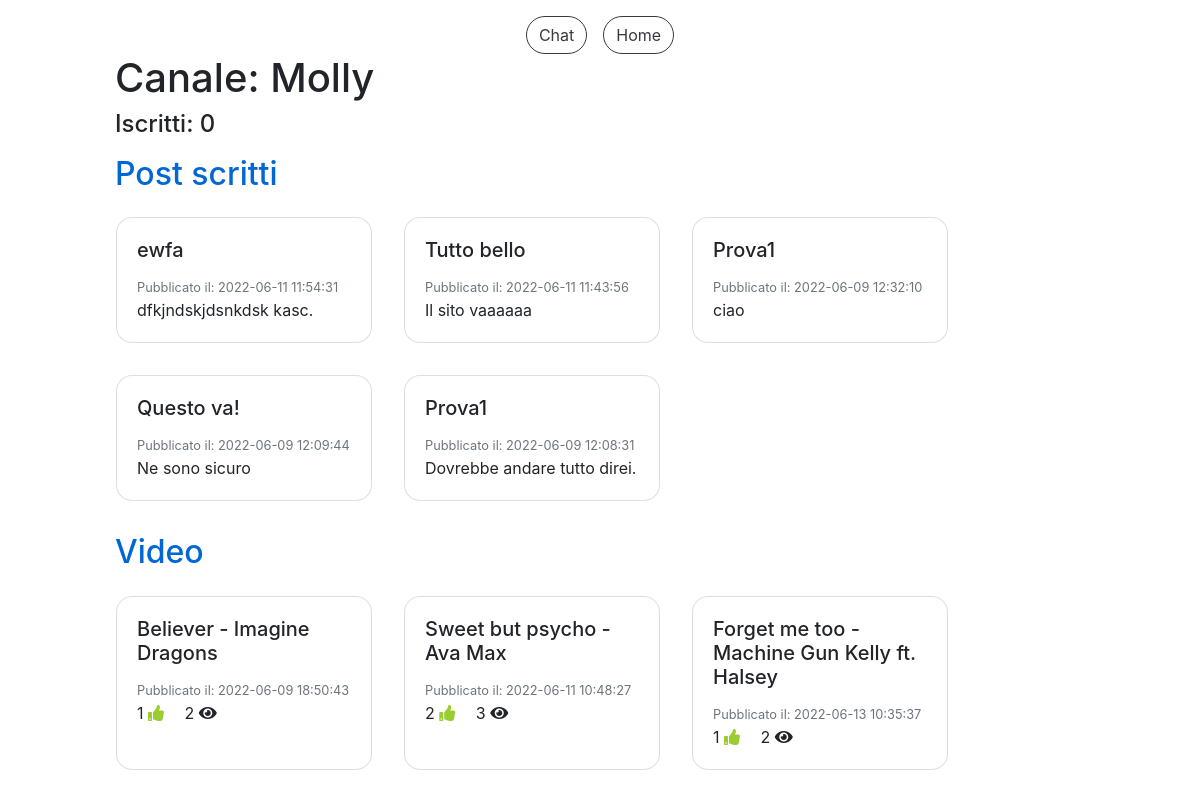
Page /canale.php?canale=Molly (signed in) on the earlier database version.
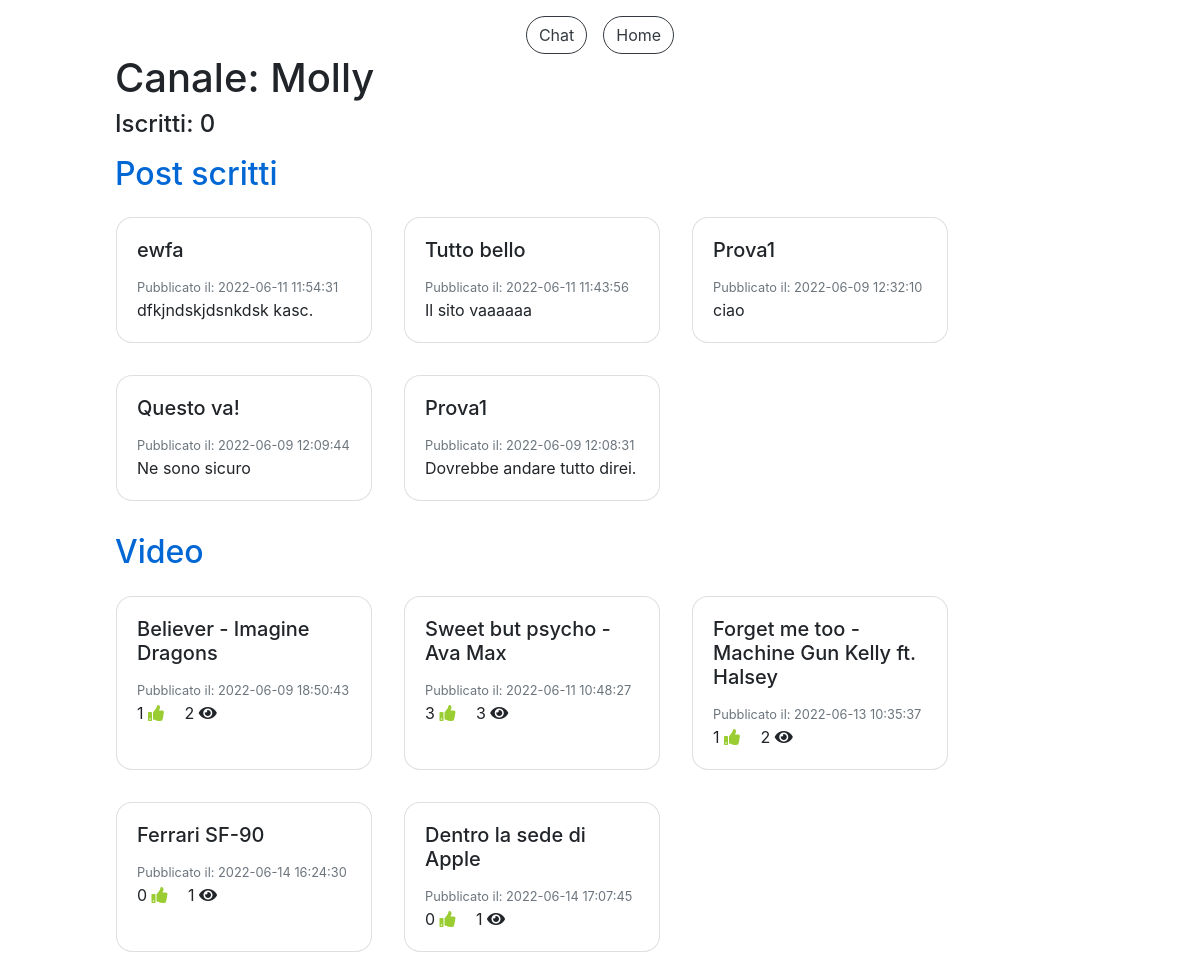
Same page on the later database version.
### tables this page shows
CREATE TABLE `accounts` (
  `IdAccount` int(11) NOT NULL,
  `Username` varchar(40) NOT NULL,
  `Mail` varchar(40) NOT NULL,
  `Password` varchar(100) NOT NULL,
  `Canale` tinyint(1) NOT NULL,
  `NumeroIscritti` int(11) DEFAULT NULL
);

CREATE TABLE `post_scritti` (
  `IdPost` int(11) NOT NULL,
  `Titolo` varchar(40) NOT NULL,
  `DataPubblicazione` datetime NOT NULL DEFAULT CURRENT_TIMESTAMP,
  `TestoPost` varchar(400) NOT NULL,
  `IdAccount` int(11) NOT NULL
);

CREATE TABLE `video` (
  `IdVideo` int(11) NOT NULL,
  `Titolo` varchar(100) NOT NULL,
  `SorgenteVideo` varchar(300) NOT NULL,
  `DataPubblicazione` datetime NOT NULL DEFAULT CURRENT_TIMESTAMP,
  `NumeroLike` int(11) NOT NULL DEFAULT '0',
  `NumeroVisualizzazioni` int(11) NOT NULL DEFAULT '0',
  `IdAccount` int(11) NOT NULL
);

### check_canale.php (called while the page is built, shortened)
<?php
  include("db.php");
  $sql="SELECT * FROM Accounts WHERE IdAccount=?";
  $query=$db->prepare($sql);
  $dati=array($_SESSION["loginID"]);
  $query->execute($dati);
  $ris=$query->fetchAll();
?>

### canale.php (the view, shortened to what this page needs)
<!DOCTYPE html>
<html>
<head>
  <link rel="stylesheet" href="css/style.css">
  <link rel="stylesheet" href="css/custom_style.css">
</head>
<body>
  <?php
    include("db.php");
    include("check_canale.php");
  ?>
  <div class="container-fluid pt-3">
    <div class="row justify-content-center">
      <?php
        echo '<button type="button" class="btn btn-outline-dark mr-3" onclick="location.href=\'chat.php?username='. $_GET["canale"] .'\'">Chat</button>';
      ?>
      <button type="button" class="btn btn-outline-dark" onclick="location.href='home.php'">Home</button>
    </div>
    <div class="row justify-content-center">
      <div class="col-10">
        <h1>Canale: <?php echo $_GET["canale"]; ?></h1>
        <h4>Iscritti:
        <?php
          $sql="SELECT * FROM Accounts WHERE Username=?";
          $query=$db->prepare($sql);
          $dati=array($_GET["canale"]);
          $query->execute($dati);
          $ris=$query->fetchAll();
          foreach($ris as $row) {
            echo $row["NumeroIscritti"];
          }
        ?>
        </h4>
        <h2 class="titleText mt-3">Post scritti</h2>
        <div class="row">
          <?php
          $sql="SELECT * FROM Post_Scritti s, Accounts a WHERE a.IdAccount=s.IdAccount AND a.Username=? ORDER BY DataPubblicazione DESC";
          $query=$db->prepare($sql);
          $dati=array($_GET["canale"]);
          $query->execute($dati);
          $ris=$query->fetchAll();
          foreach($ris as $row) {
            echo '<div class="card m-3" style="width: 16rem;">
                    <div class="card-body">
                      <h5 class="card-title">'. $row["Titolo"] .'</h5>
                      <p class="card-text">
                        <small class="text-muted">Pubblicato il: '. $row["DataPubblicazione"] .'</small><br>
                        '. $row["TestoPost"] .'<br>
                      </p>
                    </div>
                  </div>';
          }
          ?>
        </div>
        <h2 class="titleText mt-3">Video</h2>
        <div id="postVideo" class="row">
          <?php
          $sql="SELECT * FROM Video v JOIN Accounts a ON v.IdAccount=a.IdAccount WHERE a.Username=?";
          $query=$db->prepare($sql);
          $dati=array($_GET["canale"]);
          $query->execute($dati);
          $ris=$query->fetchAll();
          foreach($ris as $row) {
            $sql="SELECT * FROM Video v, Visualizzazioni vis, Accounts a WHERE v.IdVideo=vis.IdVideo AND a.IdAccount=vis.IdAccount AND vis.IdAccount=? AND vis.IdVideo=?";
            $query=$db->prepare($sql);
            $dati=array($_SESSION["loginID"], $row["IdVideo"]);
            $query->execute($dati);
            $risVis=$query->fetchAll();
            $tempoVis=-1;
            foreach($risVis as $vis) {
              $tempoVis=$vis["TempoVisualizzazione"];
            }
            echo '<div class="card card-video m-3" style="width: 16rem;">
                    <div class="card-body card-video" onclick="location.href=\'video.php?id='. $row["IdVideo"] .'&titolo='. $row["Titolo"] .'&video='. $row["SorgenteVideo"] .'&time='. $tempoVis .'\'">
                      <h5 class="card-title card-video">'. $row["Titolo"] .'</h5>
                      <p class="card-text card-video">
                        <small class="text-muted">Pubblicato il: '. $row["DataPubblicazione"] .'</small><br>
                        '. $row["NumeroLike"] .' <i class="fa fa-thumbs-up mr-3"></i>
                        '. $row["NumeroVisualizzazioni"] .' <i class="fa fa-eye"></i>
                      </p>
                    </div>
                  </div>';
          }
          ?>
        </div>
      </div>
    </div>
  </div>
</body>
</html>

Differences in the rows shown:
changed video "Sweet but psycho - Ava Max": NumeroLike "2" → "3"
added video: Titolo "Ferrari SF-90", DataPubblicazione "2022-06-14 16:24:30", NumeroLike "0", NumeroVisualizzazioni "1"
added video: Titolo "Dentro la sede di Apple", DataPubblicazione "2022-06-14 17:07:45", NumeroLike "0", NumeroVisualizzazioni "1"
